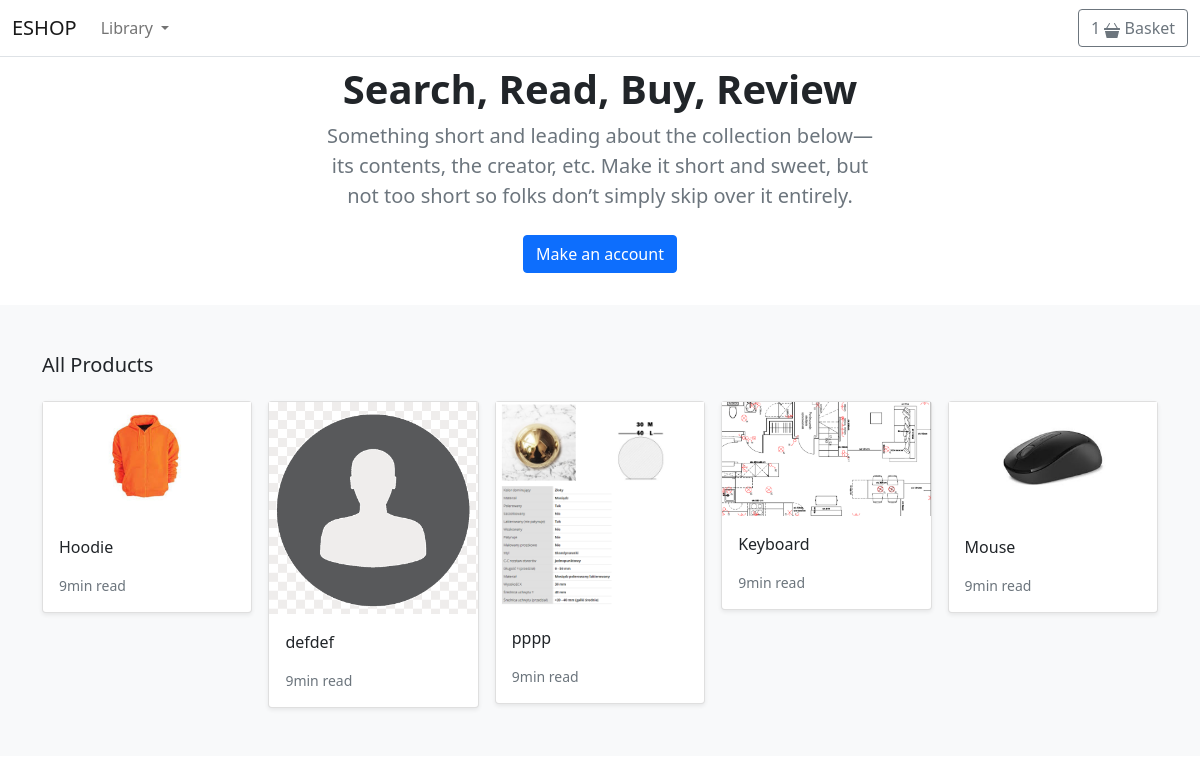
The page / on the database its author committed.
### store/models.py (models this page shows, shortened)
class Product(models.Model):
    category = models.ForeignKey(Category, related_name='product', on_delete=models.CASCADE)
    created_by = models.ForeignKey(User, on_delete=models.CASCADE, related_name='product_creator')
    title = models.CharField(max_length=255)
    author = models.CharField(max_length=255, default='admin')
    description = models.TextField(blank=True)
    image = models.ImageField(upload_to='images/', default='images/default.png')
    slug = models.SlugField(max_length=255)
    price = models.DecimalField(default=True, max_digits=4, decimal_places=2)
    in_stock = models.BooleanField(default=True)
    is_active = models.BooleanField(default=True)
    created = models.DateTimeField(auto_now_add=True)
    updated = models.DateTimeField(auto_now=True)
    objects = models.Manager()
    products = ProductManager()
    class Meta:
        verbose_name_plural = "Products"
        ordering = ('-created', ) #descendent order of added Products
    def get_absolute_url(self):
        return reverse('store:product_detail', args=[self.slug])

### store/views.py (the view)
# urls.py: path('', views.product_all, name='product_all'),
def product_all(request):
    products = Product.products.all()
    return render(request, 'store/home.html', {'products': products})

### basket/context_processors.py (called while the page is built)
def basket(request):
    return {'basket': Basket(request)}

### store/context_processors.py (called while the page is built)
def categories(request):
    return {
        'categories': Category.objects.all()
    }

### store/models.py (called while the page is built)
    def get_queryset(self):
        return super(ProductManager, self).get_queryset().filter(is_active=True)

    def get_absolute_url(self):
        return reverse('store:category_list', args=[self.slug])

### templates/store/home.html (shortened to what this page needs)
{% extends "./base.html" %}
{% load static %}
{% block content %}
<main>
    <section class="py-1 text-center container">
        <div class="row py-lg-1">
            <div class="col-lg-6 col-md-8 mx-auto">
                <h1 class="h1 fw-bold">Search, Read, Buy, Review</h1>
                <p class="lead text-muted">Something short and leading about the collection below—its contents, the
                    creator,
                    etc. Make it short and sweet, but not too short so folks don’t simply skip over it entirely.</p>
                <p>
                    <a href="#" class="btn btn-primary my-2">Make an account</a>
                </p>
            </div>
        </div>
    </section>
    <div class="album py-5 bg-light">
        <div class="container">
            <div class="pb-3 h5">All Products</div>
            <div class="row row-cols-1 row-cols-sm-2 row-cols-md-5 g-3">
                {% for product in products %}
                <div class="col">
                    <div class="card shadow-sm">
                        <img class="img-fluid" alt="Responsive image" src="{{ product.image.url }}">
                        <div class="card-body">
                            <p class="card-text">
                                <a class="text-dark text-decoration-none" href="{{ product.get_absolute_url }}">
                                    {{ product.title }}</a>
                            </p>
                            <div class="d-flex justify-content-between align-items-center">
                                <small class="text-muted">9min read</small>
                            </div>
                        </div>
                    </div>
                </div>
                {% endfor %}
            </div>
        </div>
    </div>
</main>
{% endblock %}

### rows shown on the page
Product: image (picture), title "Hoodie"
Product: image (placeholder picture), title "defdef"
Product: image (picture), title "pppp"
Product: image (picture), title "Keyboard"
Product: image (picture), title "Mouse"
